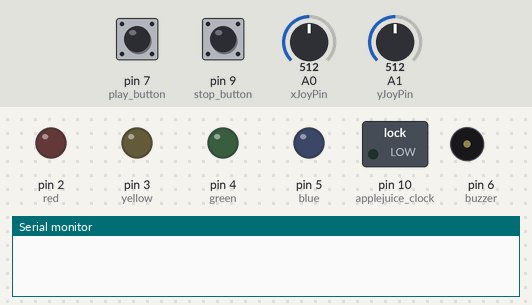
Bench run of a sketch on a simulated Arduino Uno, built with avr-gcc and run on an emulated ATmega328P. On the bench: switched loads named in the sketch (green lamp = pin HIGH), output pins drawn as LEDs (lit = HIGH), buzzer (waves = sounding), the last lines printed to the serial monitor. Dashed ring = blinking. The test bench sets the inputs (shaded band); at power-on: pin 7 (play_button) HIGH, A0 (xJoyPin) = 512, A1 (yJoyPin) = 512, pin 9 (stop_button) HIGH. Random numbers use the default seed unless the sketch sets one; pins used as bus, display or sensor lines are not drawn.

Above: at 4.2 s.
4.3 s: pin 7 (play_button) pulled LOW for 0.15 s
At 4.7 s:
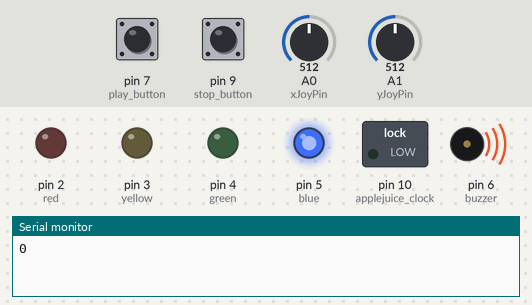
6.3 s: A0 (xJoyPin) set to 716
At 6.45 s:
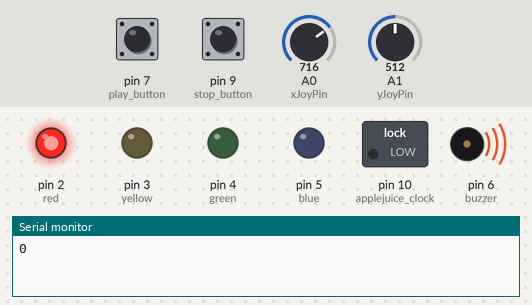
8.1 s: A0 (xJoyPin) set to 692
9.6 s: A0 (xJoyPin) set to 667
At 10.4 s:
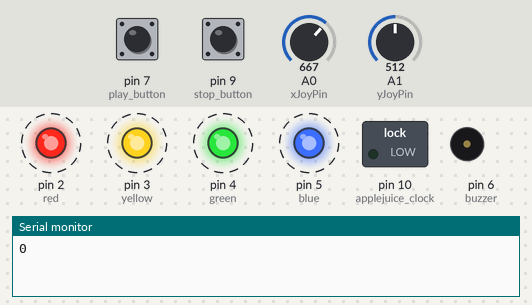
12.6 s: pin 7 (play_button) pulled LOW for 3.2 s
At 16.1 s:
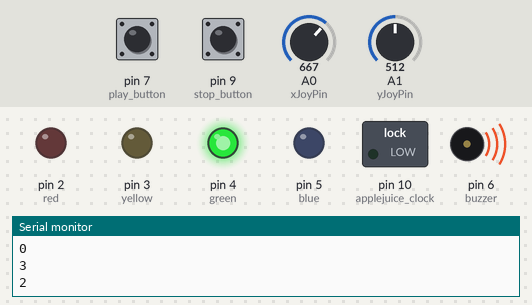
17.7 s: A1 (yJoyPin) set to 716
At 17.85 s:
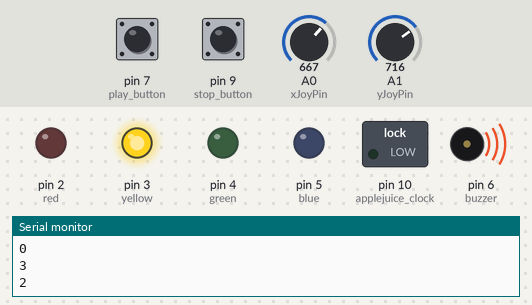
Timing chart, 0 to 20.5 s (numbered marks = the images above; inputs shaded):
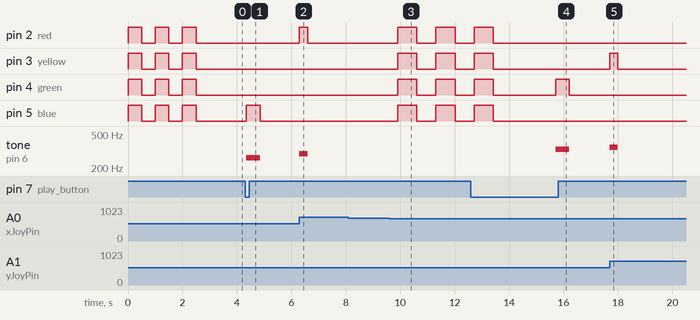

The sketch:

src.ino
```cpp
/*
    ======================== Projeto Arc Ace =========================

  Projeto desenvolvido para o laboratório Física na Escola (FnE), do Departamento de Física (DFI) da Universidade Federal de Sergipe (UFS).

  Desenvolvedor:
    Francisco Passos — Frank Steps

  Data de refatoração:
    19/09/2026

  Supervisão:
    Edvaldo Alves

  Participantes:
    V. S. Junior (Scarnera) — desenvolvimento do case do projeto

  ======================= MATERIAIS DE APOIO =======================

  Playlist do professor José de Assis:
  https://www.youtube.com/watch?v=gYgGgox5Q4o&list=PLbEOwbQR9lqwq5E0DW3CvjfmF4FoIAW1f

  OnlineGDB — C++:
  https://learn.onlinegdb.com/c%2B%2B_array


  ===================== FREQUÊNCIA DAS NOTAS ======================

  Dó  — 262 Hz
  Ré  — 294 Hz
  Mi  — 330 Hz
  Fá  — 349 Hz
  Sol — 392 Hz
  Lá  — 440 Hz
  Si  — 494 Hz
  Dó# — 528 Hz


  ========================= APPLE JUICE ===========================

  Para reduzir a quantidade de pinos digitais e analógicos utilizados pelo Arduino Uno, foi utilizada a placa Apple Juice, desenvolvida
  por Francisco Passos - Frank Steps (sob a supervisão de Edvaldo Alves) para FnE.

  Repositório da documentação do projeto e do simulador da Apple Juice:
  https://github.com/FrankSteps/apple-juice-learning-board-simulator


  =========================== SOBRE ===============================

  O software implementa a lógica do jogo ArcAce, no qual uma sequência de direções é apresentada por meio de LEDs e sinais sonoros. O
  jogador deve reproduzir a sequência utilizando o joystick.

  O sistema utiliza um contador embutido ao Apple Juice para registrar a pontuação do jogador.
*/


// ************************* Componentes ************************* //

// leds
const int red = 2;
const int green = 4;
const int blue = 5;
const int yellow = 3;

// buzzer passivo
const int buzzer = 6;

// joystick
const int xJoyPin = A0;
const int yJoyPin = A1;

// Botões do ArcAce
const int play_button = 7;
const int stop_button = 9;


// conexão do apple juice no arduino
const int applejuice_clock = 10;
const int applejuice_reset = 11;


// **************** Variáveis globais do software **************** //

// array -> coração do projeto (é uma lista de variáveis de um único tipo) Neste projeto é conveniente o uso de inteiros (int)
int sequence[32] = {};
int leds[4] = { blue, red, green, yellow };
int tones[4] = { 262, 294, 330, 349 };

String dirJoyStick[4] = {"RIGHT", "LEFT", "DOWN", "UP"};

// indicando que o jogo começa no round 0
int Round = 0;

// indica se o jogo terminou ou não
bool gameOver = false;

// variáveis para o funcionamento do joystick
const int zonaPer = 170;

int xJoyValue;
int yJoyValue;

//variáveis para o funcionamento da lógica de continuar e parar o jogo
bool continue_game = false;
bool stop_game = false;


// ****************     Manipulação do software     **************** //
// ****************   Configurações e as chamadas   **************** //

// configurações iniciais -> definindo saída, entrada, chamando funções para indicar sinalização, serial e etc
void setup() {
  Serial.begin(9600);

  pinMode(red, OUTPUT);
  pinMode(green, OUTPUT);
  pinMode(blue, OUTPUT);
  pinMode(yellow, OUTPUT);

  pinMode(buzzer, OUTPUT);

  pinMode(applejuice_clock, OUTPUT);
  pinMode(applejuice_reset, OUTPUT);

  pinMode(play_button, INPUT_PULLUP);
  pinMode(stop_button, INPUT_PULLUP);

  randomSeed(analogRead(A3));

  led_start_lose(3, 500);
}

// função de loop (não me fale mais nada!)
void loop() {
  if (!continue_game) {
    if (digitalRead(play_button) == LOW) {
      delay(50);
      if (digitalRead(play_button) == LOW) {
        continue_game = true;
      }
    }
    return;
  }

  nextRound();

  // reiniciando as variáveis caso seja fim de jogo
  if (gameOver) {
    memset(sequence, 0, sizeof(sequence));
    Round = 0;
    gameOver = false;
    continue_game = false;
    return;
  }

  reprSequence();
  waitPlayer();

  delay(1000);
}


// **************************   Funções   ************************** //

// aplica o reset no contador
void applyReset(){
  digitalWrite(applejuice_reset, HIGH);
  delay(500);
  digitalWrite(applejuice_reset, LOW);
}

// aplica o clock no contador (soma +1 ponto)
void applyClock(){
  digitalWrite(applejuice_clock, HIGH);
  delay(500);
  digitalWrite(applejuice_clock, LOW);
}


bool validMoveDetected(){
  if(xJoyValue < 512 - zonaPer || xJoyValue > 512 + zonaPer ||
     yJoyValue < 512 - zonaPer || yJoyValue > 512 + zonaPer  ){
    return true;
  } else {
    return false;
  }
}

int dirJoyID(){
  if(!validMoveDetected()) return -1;      // inválido

  if(xJoyValue < 512 - zonaPer) return 0;  // blue     - direita
  if(xJoyValue > 512 + zonaPer) return 1;  // red      - esquerda
  if(yJoyValue < 512 - zonaPer) return 2;  // green    - baixo
  if(yJoyValue > 512 + zonaPer) return 3;  // yellow   - cima

  return -1;
}


// (quantas vezes vai piscar, por quanto tempo os leds irão ficar naquele estado (aceso ou apagado)
void led_start_lose(int tBlink, int ledTime) {
  for (int i = 0; i < tBlink; i++) {
    digitalWrite(red, HIGH);
    digitalWrite(green, HIGH);
    digitalWrite(blue, HIGH);
    digitalWrite(yellow, HIGH);
    delay(ledTime);
    digitalWrite(red, LOW);
    digitalWrite(green, LOW);
    digitalWrite(blue, LOW);
    digitalWrite(yellow, LOW);
    delay(ledTime);
  }
}

// função responsável por aplicar a próxima rodada ao jogo
void nextRound() {
  if (Round >= 32) {
    gameOver = true;
    return;
  }

  // sorteia um número e o adiciona ao array (vetor/lista) sequence[32]{};
  int randValue = random(4);
  sequence[Round] = randValue;
  Round++;

  // verificar como software está lidando com as variáveis
  Serial.println(randValue);
}

// função responsável por aplicar a sequência criada software
void reprSequence() {
  //liga o led análogo à array de sequencia
  for (int i = 0; i < Round; i++) {
    digitalWrite(leds[sequence[i]], HIGH);
    tone(buzzer, tones[sequence[i]]);
    delay(500);
    digitalWrite(leds[sequence[i]], LOW);
    noTone(buzzer);
    delay(100);
  }
}

// função responsável por verificar o desempenho do player
// move_made = jogada efetuada/feita
void waitPlayer() {
  int direction = 0;

  // Loop que aguarda e confere cada jogada em relação à sequência
  for (int i = 0; i < Round; i++) {
    bool move_made = false;

    while (!move_made) {
      // caso o jogador desista da partida, o jogo acaba da mesma forma como se o jogador tivesse errado a sequência
      if (digitalRead(stop_button) == LOW) {
        stop_game = true;
        move_made = true;
        applyReset();
        break;
      }

      xJoyValue = analogRead(xJoyPin);
      yJoyValue = analogRead(yJoyPin);

      direction = dirJoyID();

      // Se alguma direção válida foi detectada
      if (direction != -1) {

        // feedback visual e sonoro
        digitalWrite(leds[direction], HIGH);
        tone(buzzer, tones[direction]);
        delay(300);

        digitalWrite(leds[direction], LOW);
        noTone(buzzer);

        move_made = true;


        // aguarda o joystick voltar para o centro
        while (validMoveDetected()) {
          xJoyValue = analogRead(xJoyPin);
          yJoyValue = analogRead(yJoyPin);
          delay(10);
        }

        delay(300);
      }
    }

    // Verificação da jogada
    if ((sequence[i] != direction) || stop_game == true) {

      led_start_lose(3, 700);
      gameOver = true;
      continue_game = false;
      stop_game = false;
      applyReset();
      break;
    }

    applyClock();
  }
}
```

Measured:
- the behaviour switches between 683 and 682 on A0 (xJoyPin) (found by bisection; images 2 and 3)
- after the input at 4.3 s, pin 5 (blue): LOW → HIGH after 0.05 s, → LOW 0.50 s later; tone on pin 6 (buzzer): silent → 262 Hz after 0.05 s, → silent 0.50 s later
- after the input at 6.3 s, pin 2 (red): LOW → HIGH at once, → LOW 0.30 s later; tone on pin 6 (buzzer): silent → 294 Hz at once, → silent 0.30 s later
- after the input at 8.1 s, every drawn part: stays the same
- after the input at 9.6 s, pin 2 (red), pin 3 (yellow), pin 4 (green), pin 5 (blue): alternates HIGH for 0.70 s and LOW for 0.70 s, starting after 0.31 s
- after the input at 12.6 s, tone on pin 6 (buzzer): silent → 330 Hz after 3.1 s, → silent 0.50 s later
- after the input at 17.7 s, pin 3 (yellow): LOW → HIGH at once, → LOW 0.30 s later; tone on pin 6 (buzzer): silent → 349 Hz at once, → silent 0.30 s later
